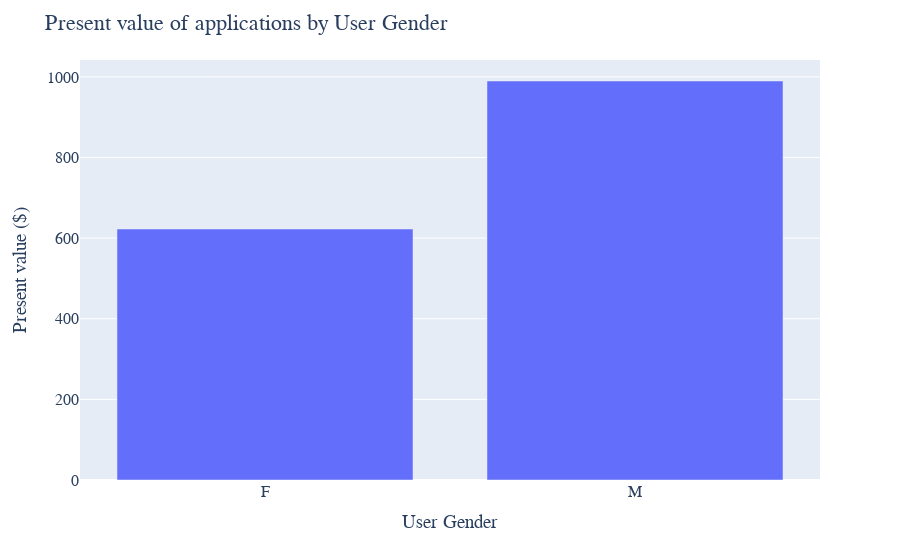

Notebook code cell kept with this figure:
### Code cell
gender_df = create_expected_returns(data, "User Gender")
create_premiums_chart(gender_df, "User Gender")

### Figure 1 — Plotly figure (JSON) as saved in the notebook; plotly's stock layout.template omitted (floating-point values rounded to 4 significant figures)
{"data": [{"alignmentgroup": "True", "hovertemplate": "User Gender=%{x}<br>expected_premiums=%{y}<extra></extra>", "legendgroup": "", "marker": {"color": "#636efa", "pattern": {"shape": ""}}, "name": "", "offsetgroup": "", "orientation": "v", "showlegend": false, "textposition": "auto", "type": "bar", "x": ["F", "M"], "xaxis": "x", "y": [622.6, 989.8], "yaxis": "y"}], "layout": {"barmode": "relative", "font": {"family": "Courier New, monospace", "size": 16}, "legend": {"tracegroupgap": 0}, "margin": {"t": 60}, "title": {"text": "Present value of applications by User Gender"}, "xaxis": {"anchor": "y", "domain": [0, 1], "title": {"text": "User Gender"}}, "yaxis": {"anchor": "x", "domain": [0, 1], "title": {"text": "Present value ($)"}}}}
